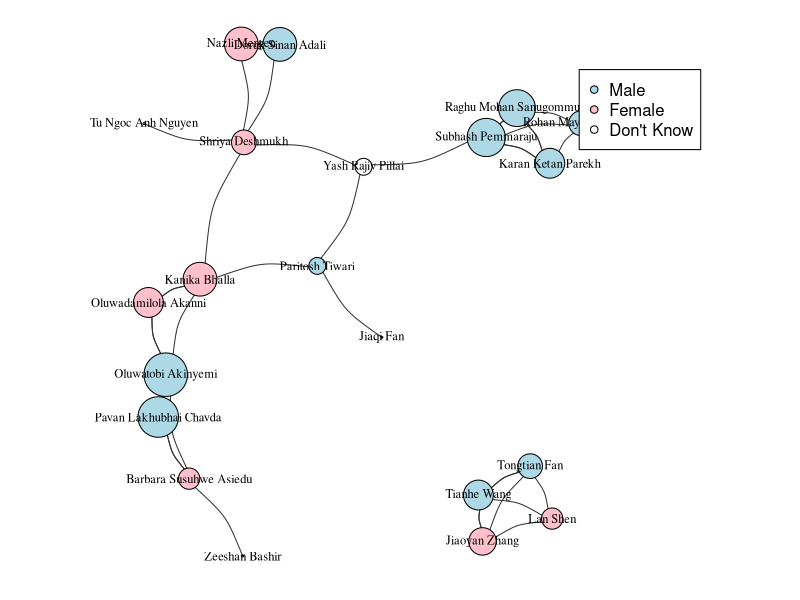
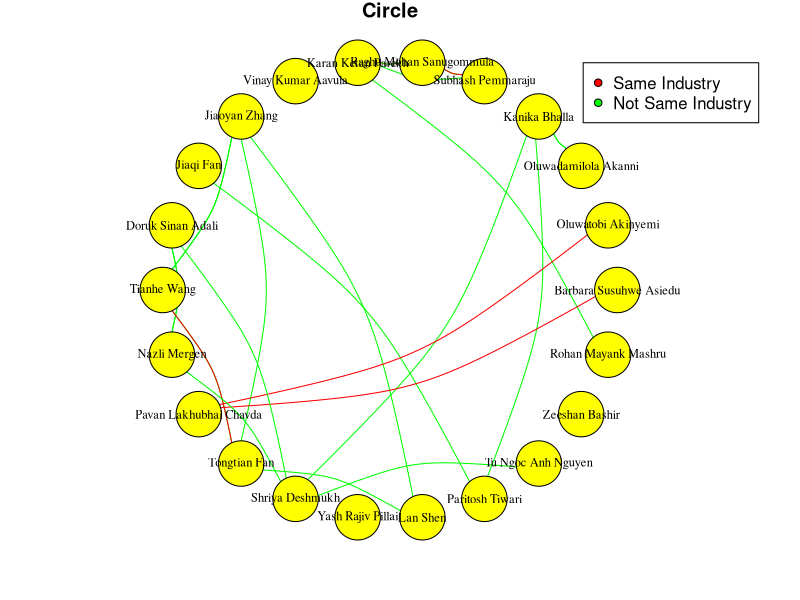
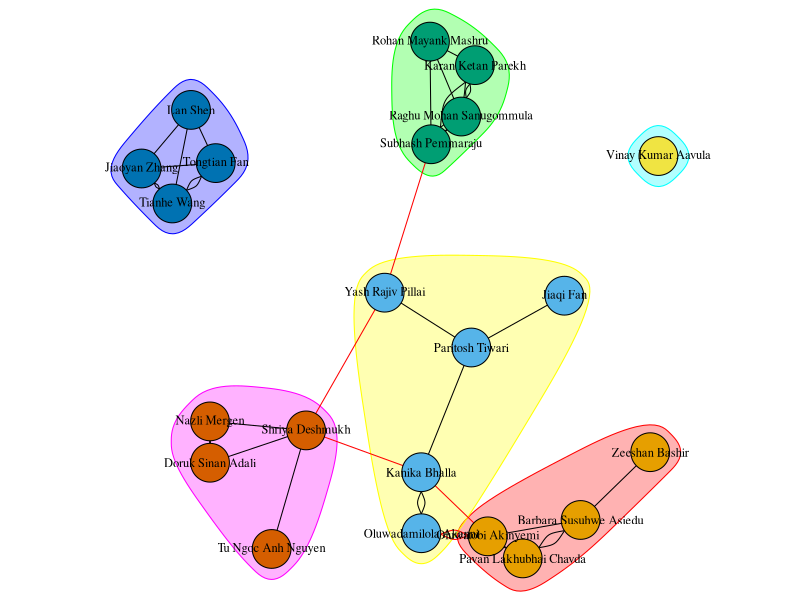
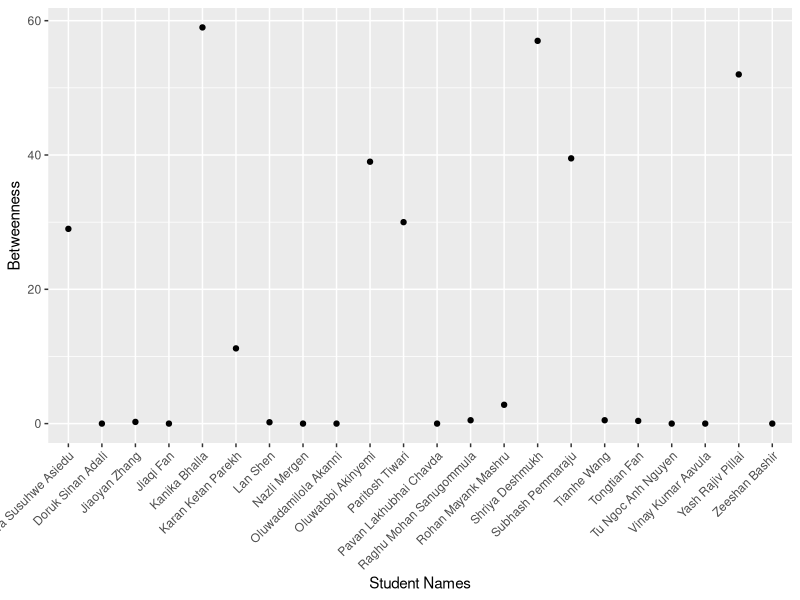
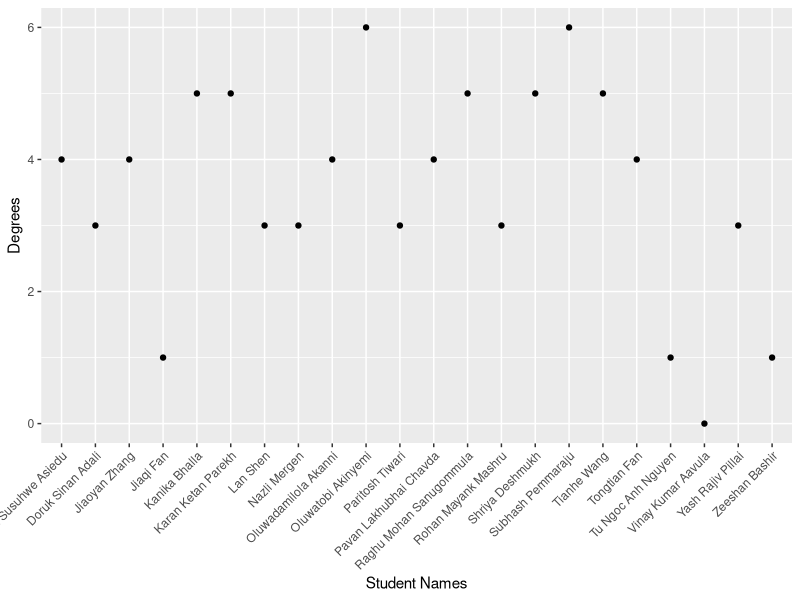

The R source for these figures, in order:
## ---- chunk 1
knitr::opts_chunk$set(echo = TRUE)

library(ggplot2);library(dplyr);library(igraph)
setwd("/Users/tianhewang/Desktop/HU/ANLY512/dataviz/assignment5")
nodes <- read.csv("nodes.csv", quote = "\"", header = TRUE)
edges <- read.csv("edges.csv", quote = "\"", header = TRUE)
g1 <-graph_from_data_frame(d=edges, vertices=nodes, directed=FALSE)
g2 <-graph_from_data_frame(d=edges, vertices=nodes, directed=FALSE)
g3 <-graph_from_data_frame(d=edges, vertices=nodes, directed=FALSE)
## ---- chunk 2
set.seed(100)
V(g1)$size <- log(strength(g1)) * 6
par(mar=c(0, 0, 0, 0))
V(g1)$color <- NA
V(g1)$color <- ifelse(V(g1)$sex == "Male", "lightblue", "pink")
plot(g1,
     vertex.label.color = "black", # change color of labels
     vertex.label.cex = .75, # change size of labels to 75% of original size
     edge.curved=.25, # add a 25% curve to the edges
     edge.color="grey20") # change edge color to grey
legend(x = 0.7, y = 0.9, legend = c("Male", "Female", "Don't Know"),
       pch = 21, pt.bg = c("lightblue", "pink", "white"))
## ---- chunk 3
par(mar=c(2, 1, 1, 2))
set.seed(700)
V(g2)$size <- 20
E(g2)$color <- NA
E(g2)$color <- ifelse(E(g2)$sf == "Yes", "red", "green")
                      #ifelse(E(g2)$sf == "No", "green", "black"))
plot(g2,
     vertex.color = "yellow",
     vertex.label.color = "black", # change color of labels
     vertex.label.cex = .75, # change size of labels to 75% of original size
     layout=layout_in_circle, main="Circle",
     edge.curved=.25) # add a 25% curve to the edges

legend(x = 0.85, y = 1, legend = c("Same Industry", "Not Same Industry"),
       pch = 21, pt.bg = c("red", "green"))
## ---- chunk 4
par(mar=c(0, 0, 0, 0))
set.seed(3545)
clp <- cluster_optimal(g3)
class(clp)
plot(clp, g3,
     vertex.label.color = "black",
     vertex.label.cex = .75)

## ---- chunk 5
bet <- betweenness(g3)
df = data.frame(name = names(bet), bw = bet)
ggplot(data = df, aes(x = name, y = bw)) +
  geom_point() +
  theme(axis.text.x = element_text(angle = 45, hjust = 1)) +
  xlab("Student Names") +
  ylab("Betweenness")
## ---- chunk 6
deg <- degree(g3)
df2 = data.frame(name = names(deg), degree = deg)
ggplot(data = df2, aes(x = name, y = degree)) +
  geom_point() +
  theme(axis.text.x = element_text(angle = 45, hjust = 1)) +
  xlab("Student Names") +
  ylab("Degrees")
